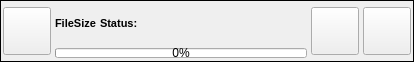
<?xml version="1.0" encoding="UTF-8"?>
<ui version="4.0">
 <class>FileXferWidgetClass</class>
 <widget class="QWidget" name="FileXferWidgetClass">
  <property name="geometry">
   <rect>
    <x>0</x>
    <y>0</y>
    <width>414</width>
    <height>62</height>
   </rect>
  </property>
  <property name="sizePolicy">
   <sizepolicy hsizetype="Expanding" vsizetype="Preferred">
    <horstretch>0</horstretch>
    <verstretch>52</verstretch>
   </sizepolicy>
  </property>
  <property name="minimumSize">
   <size>
    <width>0</width>
    <height>62</height>
   </size>
  </property>
  <property name="windowTitle">
   <string>Form</string>
  </property>
  <layout class="QGridLayout" name="gridLayout">
   <property name="margin" stdset="0">
    <number>0</number>
   </property>
   <property name="spacing">
    <number>0</number>
   </property>
   <item row="0" column="0">
    <widget class="QFrame" name="m_MainFrame">
     <property name="frameShape">
      <enum>QFrame::Panel</enum>
     </property>
     <property name="frameShadow">
      <enum>QFrame::Plain</enum>
     </property>
     <layout class="QHBoxLayout" name="horizontalLayout_3">
      <property name="spacing">
       <number>4</number>
      </property>
      <property name="leftMargin">
       <number>2</number>
      </property>
      <property name="topMargin">
       <number>1</number>
      </property>
      <property name="rightMargin">
       <number>2</number>
      </property>
      <property name="bottomMargin">
       <number>1</number>
      </property>
      <item>
       <widget class="VxPushButton" name="m_FileIconButton">
        <property name="sizePolicy">
         <sizepolicy hsizetype="Fixed" vsizetype="Fixed">
          <horstretch>0</horstretch>
          <verstretch>0</verstretch>
         </sizepolicy>
        </property>
        <property name="minimumSize">
         <size>
          <width>48</width>
          <height>48</height>
         </size>
        </property>
        <property name="maximumSize">
         <size>
          <width>48</width>
          <height>48</height>
         </size>
        </property>
        <property name="text">
         <string/>
        </property>
        <property name="iconSize">
         <size>
          <width>48</width>
          <height>48</height>
         </size>
        </property>
       </widget>
      </item>
      <item>
       <layout class="QVBoxLayout" name="verticalLayout">
        <property name="spacing">
         <number>0</number>
        </property>
        <property name="topMargin">
         <number>0</number>
        </property>
        <property name="bottomMargin">
         <number>2</number>
        </property>
        <item>
         <layout class="QHBoxLayout" name="horizontalLayout_2">
          <property name="spacing">
           <number>0</number>
          </property>
          <property name="bottomMargin">
           <number>0</number>
          </property>
          <item>
           <widget class="VxLabel" name="m_FileNameLabel">
            <property name="sizePolicy">
             <sizepolicy hsizetype="Expanding" vsizetype="Minimum">
              <horstretch>0</horstretch>
              <verstretch>0</verstretch>
             </sizepolicy>
            </property>
            <property name="font">
             <font>
              <pointsize>8</pointsize>
             </font>
            </property>
            <property name="text">
             <string/>
            </property>
            <property name="wordWrap">
             <bool>true</bool>
            </property>
           </widget>
          </item>
         </layout>
        </item>
        <item>
         <layout class="QHBoxLayout" name="horizontalLayout">
          <property name="spacing">
           <number>4</number>
          </property>
          <item>
           <widget class="QLabel" name="m_FileSizeLabel">
            <property name="sizePolicy">
             <sizepolicy hsizetype="Preferred" vsizetype="Minimum">
              <horstretch>0</horstretch>
              <verstretch>0</verstretch>
             </sizepolicy>
            </property>
            <property name="font">
             <font>
              <pointsize>8</pointsize>
              <bold>true</bold>
             </font>
            </property>
            <property name="text">
             <string>FileSize</string>
            </property>
           </widget>
          </item>
          <item>
           <widget class="VxLabel" name="m_FileStatus">
            <property name="font">
             <font>
              <pointsize>8</pointsize>
              <bold>true</bold>
             </font>
            </property>
            <property name="text">
             <string>Status:</string>
            </property>
           </widget>
          </item>
          <item>
           <widget class="VxLabel" name="m_FilePathLabel">
            <property name="font">
             <font>
              <pointsize>8</pointsize>
             </font>
            </property>
            <property name="text">
             <string/>
            </property>
           </widget>
          </item>
          <item>
           <spacer name="horizontalSpacer">
            <property name="orientation">
             <enum>Qt::Horizontal</enum>
            </property>
            <property name="sizeHint" stdset="0">
             <size>
              <width>40</width>
              <height>20</height>
             </size>
            </property>
           </spacer>
          </item>
         </layout>
        </item>
        <item>
         <widget class="FileActionBarWidget" name="m_FileActionBar">
          <property name="sizePolicy">
           <sizepolicy hsizetype="Preferred" vsizetype="Fixed">
            <horstretch>0</horstretch>
            <verstretch>0</verstretch>
           </sizepolicy>
          </property>
          <property name="minimumSize">
           <size>
            <width>0</width>
            <height>28</height>
           </size>
          </property>
          <property name="maximumSize">
           <size>
            <width>16777215</width>
            <height>28</height>
           </size>
          </property>
         </widget>
        </item>
        <item>
         <widget class="QProgressBar" name="m_FileProgressBar">
          <property name="minimumSize">
           <size>
            <width>0</width>
            <height>10</height>
           </size>
          </property>
          <property name="maximumSize">
           <size>
            <width>16777215</width>
            <height>10</height>
           </size>
          </property>
          <property name="value">
           <number>0</number>
          </property>
         </widget>
        </item>
       </layout>
      </item>
      <item>
       <widget class="VxPushButton" name="m_FileAcceptButton">
        <property name="sizePolicy">
         <sizepolicy hsizetype="Fixed" vsizetype="Fixed">
          <horstretch>0</horstretch>
          <verstretch>0</verstretch>
         </sizepolicy>
        </property>
        <property name="minimumSize">
         <size>
          <width>48</width>
          <height>48</height>
         </size>
        </property>
        <property name="maximumSize">
         <size>
          <width>48</width>
          <height>48</height>
         </size>
        </property>
        <property name="text">
         <string notr="true"/>
        </property>
        <property name="iconSize">
         <size>
          <width>48</width>
          <height>48</height>
         </size>
        </property>
       </widget>
      </item>
      <item>
       <widget class="VxPushButton" name="m_FileCancelButton">
        <property name="sizePolicy">
         <sizepolicy hsizetype="Fixed" vsizetype="Fixed">
          <horstretch>0</horstretch>
          <verstretch>0</verstretch>
         </sizepolicy>
        </property>
        <property name="minimumSize">
         <size>
          <width>48</width>
          <height>48</height>
         </size>
        </property>
        <property name="maximumSize">
         <size>
          <width>48</width>
          <height>48</height>
         </size>
        </property>
        <property name="text">
         <string notr="true"/>
        </property>
        <property name="iconSize">
         <size>
          <width>48</width>
          <height>48</height>
         </size>
        </property>
       </widget>
      </item>
     </layout>
    </widget>
   </item>
  </layout>
 </widget>
 <customwidgets>
  <customwidget>
   <class>VxPushButton</class>
   <extends>QPushButton</extends>
   <header>VxPushButton.h</header>
  </customwidget>
  <customwidget>
   <class>VxLabel</class>
   <extends>QLabel</extends>
   <header>VxLabel.h</header>
  </customwidget>
  <customwidget>
   <class>FileActionBarWidget</class>
   <extends>QFrame</extends>
   <header>FileActionBarWidget.h</header>
   <container>1</container>
  </customwidget>
 </customwidgets>
 <resources/>
 <connections/>
</ui>
